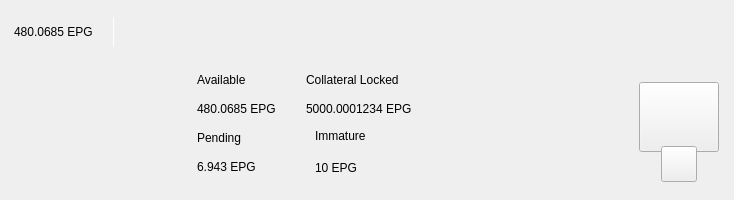
<?xml version="1.0" encoding="UTF-8"?>
<ui version="4.0">
 <class>TopBar</class>
 <widget class="QWidget" name="TopBar">
  <property name="geometry">
   <rect>
    <x>0</x>
    <y>0</y>
    <width>734</width>
    <height>200</height>
   </rect>
  </property>
  <property name="minimumSize">
   <size>
    <width>0</width>
    <height>200</height>
   </size>
  </property>
  <property name="maximumSize">
   <size>
    <width>16777215</width>
    <height>200</height>
   </size>
  </property>
  <property name="windowTitle">
   <string>Form</string>
  </property>
  <layout class="QVBoxLayout" name="verticalLayout_10" stretch="0">
   <property name="spacing">
    <number>0</number>
   </property>
   <property name="leftMargin">
    <number>0</number>
   </property>
   <property name="topMargin">
    <number>0</number>
   </property>
   <property name="rightMargin">
    <number>0</number>
   </property>
   <property name="bottomMargin">
    <number>0</number>
   </property>
   <item>
    <widget class="PFBorderImage" name="containerTop">
     <layout class="QVBoxLayout" name="verticalLayout_11">
      <property name="spacing">
       <number>0</number>
      </property>
      <property name="leftMargin">
       <number>0</number>
      </property>
      <property name="topMargin">
       <number>0</number>
      </property>
      <property name="rightMargin">
       <number>0</number>
      </property>
      <property name="bottomMargin">
       <number>0</number>
      </property>
      <item>
       <widget class="QWidget" name="top_container_2" native="true">
        <property name="minimumSize">
         <size>
          <width>0</width>
          <height>65</height>
         </size>
        </property>
        <layout class="QHBoxLayout" name="top_container">
         <property name="spacing">
          <number>0</number>
         </property>
         <property name="leftMargin">
          <number>14</number>
         </property>
         <property name="topMargin">
          <number>0</number>
         </property>
         <property name="rightMargin">
          <number>14</number>
         </property>
         <property name="bottomMargin">
          <number>0</number>
         </property>
         <item alignment="Qt::AlignVCenter">
          <widget class="QWidget" name="widgetTopAmount" native="true">
           <property name="sizePolicy">
            <sizepolicy hsizetype="Preferred" vsizetype="Maximum">
             <horstretch>0</horstretch>
             <verstretch>0</verstretch>
            </sizepolicy>
           </property>
           <layout class="QHBoxLayout" name="horizontalLayout_5">
            <property name="spacing">
             <number>0</number>
            </property>
            <property name="leftMargin">
             <number>0</number>
            </property>
            <property name="topMargin">
             <number>0</number>
            </property>
            <property name="rightMargin">
             <number>0</number>
            </property>
            <property name="bottomMargin">
             <number>0</number>
            </property>
            <item alignment="Qt::AlignTop">
             <widget class="QLabel" name="labelAmountTopEpg">
              <property name="minimumSize">
               <size>
                <width>0</width>
                <height>36</height>
               </size>
              </property>
              <property name="styleSheet">
               <string notr="true">padding:0px;margin:0px;</string>
              </property>
              <property name="text">
               <string>480.0685 EPG</string>
              </property>
             </widget>
            </item>
            <item>
             <spacer name="horizontalSpacer_11">
              <property name="orientation">
               <enum>Qt::Horizontal</enum>
              </property>
              <property name="sizeType">
               <enum>QSizePolicy::Fixed</enum>
              </property>
              <property name="sizeHint" stdset="0">
               <size>
                <width>20</width>
                <height>20</height>
               </size>
              </property>
             </spacer>
            </item>
            <item alignment="Qt::AlignVCenter">
             <widget class="QLabel" name="label_16">
              <property name="minimumSize">
               <size>
                <width>1</width>
                <height>30</height>
               </size>
              </property>
              <property name="maximumSize">
               <size>
                <width>1</width>
                <height>30</height>
               </size>
              </property>
              <property name="styleSheet">
               <string notr="true">background-color:white;
padding:0px;
border:none;</string>
              </property>
              <property name="text">
               <string/>
              </property>
             </widget>
            </item>
            <item>
             <spacer name="horizontalSpacer_12">
              <property name="orientation">
               <enum>Qt::Horizontal</enum>
              </property>
              <property name="sizeType">
               <enum>QSizePolicy::Fixed</enum>
              </property>
              <property name="sizeHint" stdset="0">
               <size>
                <width>20</width>
                <height>20</height>
               </size>
              </property>
             </spacer>
            </item>
           </layout>
          </widget>
         </item>
         <item>
          <spacer name="horizontalSpacer">
           <property name="orientation">
            <enum>Qt::Horizontal</enum>
           </property>
           <property name="sizeHint" stdset="0">
            <size>
             <width>40</width>
             <height>20</height>
            </size>
           </property>
          </spacer>
         </item>
         <item>
          <layout class="QHBoxLayout" name="horizontalLayout_4">
           <property name="spacing">
            <number>12</number>
           </property>
           <property name="rightMargin">
            <number>0</number>
           </property>
           <item alignment="Qt::AlignRight">
            <widget class="QWidget" name="layoutSync" native="true">
             <property name="minimumSize">
              <size>
               <width>0</width>
               <height>36</height>
              </size>
             </property>
             <property name="maximumSize">
              <size>
               <width>16777215</width>
               <height>36</height>
              </size>
             </property>
             <layout class="QVBoxLayout" name="verticalLayout_9">
              <property name="leftMargin">
               <number>0</number>
              </property>
              <property name="topMargin">
               <number>0</number>
              </property>
              <property name="rightMargin">
               <number>0</number>
              </property>
              <property name="bottomMargin">
               <number>0</number>
              </property>
              <item>
               <widget class="ExpandableButton" name="pushButtonSync" native="true">
                <property name="minimumSize">
                 <size>
                  <width>36</width>
                  <height>36</height>
                 </size>
                </property>
                <property name="maximumSize">
                 <size>
                  <width>16777215</width>
                  <height>36</height>
                 </size>
                </property>
               </widget>
              </item>
             </layout>
            </widget>
           </item>
           <item>
            <widget class="ExpandableButton" name="pushButtonStack" native="true">
             <property name="minimumSize">
              <size>
               <width>36</width>
               <height>36</height>
              </size>
             </property>
            </widget>
           </item>
           <item>
            <widget class="ExpandableButton" name="pushButtonColdStaking" native="true">
             <property name="minimumSize">
              <size>
               <width>36</width>
               <height>36</height>
              </size>
             </property>
            </widget>
           </item>
           <item>
            <widget class="ExpandableButton" name="pushButtonTor" native="true">
             <property name="minimumSize">
              <size>
               <width>36</width>
               <height>36</height>
              </size>
             </property>
            </widget>
           </item>
           <item>
            <widget class="ExpandableButton" name="pushButtonConnection" native="true">
             <property name="minimumSize">
              <size>
               <width>36</width>
               <height>36</height>
              </size>
             </property>
            </widget>
           </item>
           <item>
            <widget class="ExpandableButton" name="pushButtonLock" native="true">
             <property name="sizePolicy">
              <sizepolicy hsizetype="Expanding" vsizetype="Expanding">
               <horstretch>0</horstretch>
               <verstretch>0</verstretch>
              </sizepolicy>
             </property>
             <property name="minimumSize">
              <size>
               <width>36</width>
               <height>0</height>
              </size>
             </property>
            </widget>
           </item>
           <item>
            <widget class="ExpandableButton" name="pushButtonTheme" native="true">
             <property name="minimumSize">
              <size>
               <width>36</width>
               <height>36</height>
              </size>
             </property>
             <property name="maximumSize">
              <size>
               <width>16777215</width>
               <height>36</height>
              </size>
             </property>
            </widget>
           </item>
           <item>
            <widget class="ExpandableButton" name="pushButtonFAQ" native="true">
             <property name="minimumSize">
              <size>
               <width>36</width>
               <height>36</height>
              </size>
             </property>
            </widget>
           </item>
          </layout>
         </item>
        </layout>
       </widget>
      </item>
      <item>
       <widget class="QWidget" name="bottom_container" native="true">
        <property name="minimumSize">
         <size>
          <width>0</width>
          <height>135</height>
         </size>
        </property>
        <layout class="QHBoxLayout" name="botton_container">
         <property name="leftMargin">
          <number>10</number>
         </property>
         <property name="topMargin">
          <number>0</number>
         </property>
         <property name="rightMargin">
          <number>10</number>
         </property>
         <property name="bottomMargin">
          <number>10</number>
         </property>
         <item>
          <spacer name="horizontalSpacer_4">
           <property name="orientation">
            <enum>Qt::Horizontal</enum>
           </property>
           <property name="sizeHint" stdset="0">
            <size>
             <width>40</width>
             <height>20</height>
            </size>
           </property>
          </spacer>
         </item>
         <item>
          <layout class="QHBoxLayout" name="horizontalLayout_3">
           <property name="bottomMargin">
            <number>9</number>
           </property>
           <item>
            <layout class="QVBoxLayout" name="verticalLayout_7">
             <property name="spacing">
              <number>0</number>
             </property>
             <property name="leftMargin">
              <number>0</number>
             </property>
             <property name="rightMargin">
              <number>30</number>
             </property>
             <item>
              <layout class="QHBoxLayout" name="horizontalLayout">
               <item>
                <layout class="QVBoxLayout" name="verticalLayout">
                 <item>
                  <widget class="QLabel" name="labelTitle1">
                   <property name="text">
                    <string>Available</string>
                   </property>
                  </widget>
                 </item>
                 <item>
                  <widget class="QLabel" name="labelAmountEpg">
                   <property name="text">
                    <string>480.0685 EPG</string>
                   </property>
                  </widget>
                 </item>
                </layout>
               </item>
               <item>
                <spacer name="horizontalSpacer_3">
                 <property name="orientation">
                  <enum>Qt::Horizontal</enum>
                 </property>
                 <property name="sizeType">
                  <enum>QSizePolicy::Fixed</enum>
                 </property>
                 <property name="sizeHint" stdset="0">
                  <size>
                   <width>30</width>
                   <height>20</height>
                  </size>
                 </property>
                </spacer>
               </item>
               <item>
                <layout class="QVBoxLayout" name="verticalLayout_2">
                 <item>
                  <widget class="QLabel" name="labelTitle5">
                   <property name="text">
                    <string>Collateral Locked</string>
                   </property>
                  </widget>
                 </item>
                 <item>
                  <widget class="QLabel" name="labelAmountCollateral">
                   <property name="text">
                    <string>5000.0001234 EPG</string>
                   </property>
                  </widget>
                 </item>
                </layout>
               </item>
              </layout>
             </item>
             <item>
              <layout class="QHBoxLayout" name="horizontalLayout_2">
               <property name="spacing">
                <number>0</number>
               </property>
               <item>
                <layout class="QVBoxLayout" name="verticalLayout_3">
                 <item>
                  <widget class="QLabel" name="labelTitle3">
                   <property name="text">
                    <string>Pending</string>
                   </property>
                  </widget>
                 </item>
                 <item>
                  <widget class="QLabel" name="labelPendingEpg">
                   <property name="text">
                    <string>6.943 EPG</string>
                   </property>
                  </widget>
                 </item>
                </layout>
               </item>
               <item>
                <spacer name="horizontalSpacer_5">
                 <property name="orientation">
                  <enum>Qt::Horizontal</enum>
                 </property>
                 <property name="sizeType">
                  <enum>QSizePolicy::Fixed</enum>
                 </property>
                 <property name="sizeHint" stdset="0">
                  <size>
                   <width>20</width>
                   <height>20</height>
                  </size>
                 </property>
                </spacer>
               </item>
               <item>
                <layout class="QVBoxLayout" name="verticalLayout_4">
                 <property name="spacing">
                  <number>6</number>
                 </property>
                 <property name="leftMargin">
                  <number>0</number>
                 </property>
                 <property name="rightMargin">
                  <number>0</number>
                 </property>
                 <item>
                  <widget class="QLabel" name="labelTitle4">
                   <property name="text">
                    <string>Immature</string>
                   </property>
                  </widget>
                 </item>
                 <item>
                  <widget class="QLabel" name="labelImmatureEpg">
                   <property name="text">
                    <string>10 EPG</string>
                   </property>
                  </widget>
                 </item>
                </layout>
               </item>
              </layout>
             </item>
            </layout>
           </item>
          </layout>
         </item>
         <item>
          <spacer name="horizontalSpacer_2">
           <property name="orientation">
            <enum>Qt::Horizontal</enum>
           </property>
           <property name="sizeHint" stdset="0">
            <size>
             <width>40</width>
             <height>20</height>
            </size>
           </property>
          </spacer>
         </item>
         <item alignment="Qt::AlignHCenter|Qt::AlignVCenter">
          <widget class="QWidget" name="qrContainer" native="true">
           <property name="sizePolicy">
            <sizepolicy hsizetype="Preferred" vsizetype="Minimum">
             <horstretch>0</horstretch>
             <verstretch>0</verstretch>
            </sizepolicy>
           </property>
           <property name="minimumSize">
            <size>
             <width>90</width>
             <height>110</height>
            </size>
           </property>
           <property name="maximumSize">
            <size>
             <width>90</width>
             <height>110</height>
            </size>
           </property>
           <layout class="QVBoxLayout" name="containerQR">
            <property name="spacing">
             <number>0</number>
            </property>
            <property name="leftMargin">
             <number>5</number>
            </property>
            <property name="topMargin">
             <number>10</number>
            </property>
            <property name="rightMargin">
             <number>5</number>
            </property>
            <property name="bottomMargin">
             <number>0</number>
            </property>
            <item>
             <widget class="QPushButton" name="btnQr">
              <property name="minimumSize">
               <size>
                <width>70</width>
                <height>70</height>
               </size>
              </property>
              <property name="maximumSize">
               <size>
                <width>16777215</width>
                <height>70</height>
               </size>
              </property>
              <property name="focusPolicy">
               <enum>Qt::NoFocus</enum>
              </property>
              <property name="text">
               <string/>
              </property>
              <property name="iconSize">
               <size>
                <width>70</width>
                <height>70</height>
               </size>
              </property>
             </widget>
            </item>
            <item>
             <spacer name="verticalSpacer">
              <property name="orientation">
               <enum>Qt::Vertical</enum>
              </property>
              <property name="sizeType">
               <enum>QSizePolicy::Fixed</enum>
              </property>
              <property name="sizeHint" stdset="0">
               <size>
                <width>20</width>
                <height>20</height>
               </size>
              </property>
             </spacer>
            </item>
            <item alignment="Qt::AlignHCenter|Qt::AlignBottom">
             <widget class="QPushButton" name="pushButtonQR">
              <property name="minimumSize">
               <size>
                <width>36</width>
                <height>36</height>
               </size>
              </property>
              <property name="maximumSize">
               <size>
                <width>36</width>
                <height>36</height>
               </size>
              </property>
              <property name="focusPolicy">
               <enum>Qt::NoFocus</enum>
              </property>
              <property name="text">
               <string/>
              </property>
             </widget>
            </item>
           </layout>
          </widget>
         </item>
        </layout>
       </widget>
      </item>
     </layout>
    </widget>
   </item>
  </layout>
 </widget>
 <customwidgets>
  <customwidget>
   <class>ExpandableButton</class>
   <extends>QWidget</extends>
   <header>qt/epgc/expandablebutton.h</header>
   <container>1</container>
  </customwidget>
  <customwidget>
   <class>PFBorderImage</class>
   <extends>QFrame</extends>
   <header>qt/epgc/pfborderimage.h</header>
   <container>1</container>
  </customwidget>
 </customwidgets>
 <resources/>
 <connections/>
</ui>
